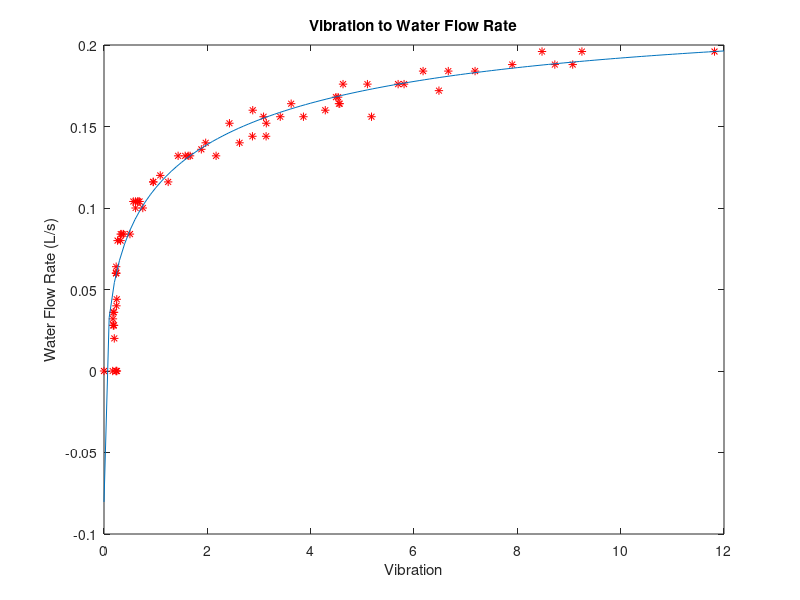
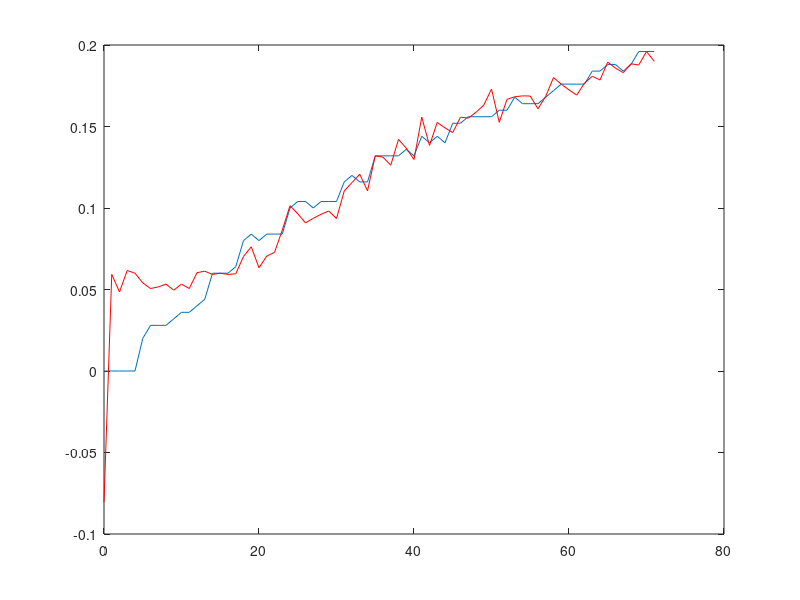

These figures' MATLAB source, in order:
clear
load pvc.txt
pvc(:,1)=pvc(:,1)*0.004;
V = zeros(4,72);

for i=1:72
    V(:,i) = [pvc(i,2)^(1/3);pvc(i,2)^(1/2);pvc(i,2);1];
end

V=V';

f = [zeros(1,4) ones(1,72)]';
A = [V -eye(72);
    -V -eye(72)];
b = [pvc(:,1);-pvc(:,1)];
X=linprog(f,A,b);

scale = 0:0.1:12;

for i=1:121
    Y(i) = X(1)*scale(i)^(1/3)+X(2)*scale(i)^(1/2)+X(3)*scale(i)+X(4);
end

figure
plot(pvc(:,2),pvc(:,1),'r*')
title('Vibration to Water Flow Rate')
xlabel('Vibration')
ylabel('Water Flow Rate (L/s)')
hold on
plot(scale,Y)


for i = 1:72
    F(i) = X(1)*pvc(i,2)^(1/3)+X(2)*pvc(i,2)^(1/2)+X(3)*pvc(i,2)+X(4);
end

figure
plot(0:71,pvc(:,1))
hold on
plot(0:71,F,'r')